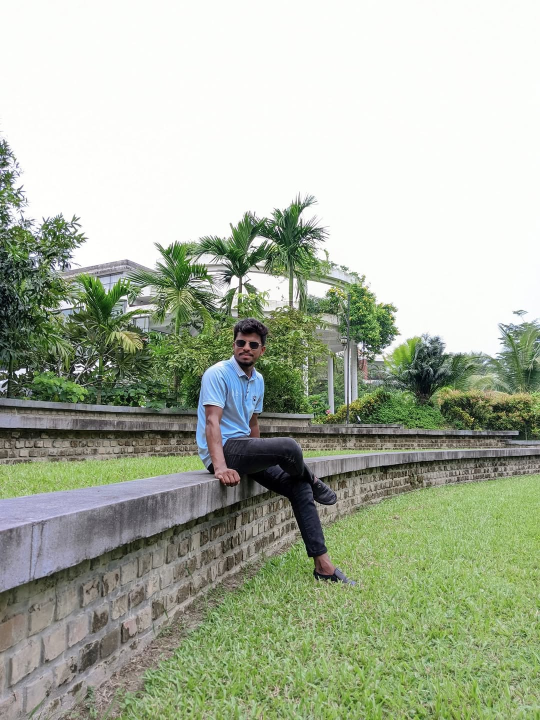
#> input picture 010-Dominant Color Extraction/myPick.jpg, 1080 x 1440 px (shown at 1/2 size)
$ jupyter execute 'Dominant Color Extraction.ipynb'
#> lines starting #> are read from the running program, lines starting #| are printed output that depends on the picture
<h1 style='color:green'>Dominant Color Extraction</h1>

[cell 1]
import numpy as np
import cv2
import matplotlib.pyplot as plt
from sklearn.cluster import KMeans

[cell 2]
img = cv2.imread('myPick.jpg')
#> img is the input picture: shape (1440, 1080, 3); mean B, G, R 159.3, 178.6, 169.9
img = cv2.cvtColor(img, cv2.COLOR_BGR2RGB)
#img = cv2.resize(img, (270,360))
print(img.shape)
#| (1440, 1080, 3)

[cell 3]
plt.imshow(img)
plt.show()

[cell 4]
X = img.reshape((-1,3))
print(X.shape)
#| (1555200, 3)

[cell 5]
k = 10
model = KMeans(n_clusters=k)
model.fit(X)

[cell 6]
centroids = model.cluster_centers_

[cell 7]
print(centroids)

[cell 8]
colors = np.array(centroids, dtype='uint8')

[cell 9]
print(colors)

[cell 10]
# Color Patch
i = 1
for color in colors:
    plt.subplot(1,k,i)
    plt.axis('off')
    i+=1
    mat = np.zeros((100,100,3), dtype='uint8')
    mat[:,:,:] = color
    plt.imshow(mat)
plt.show()
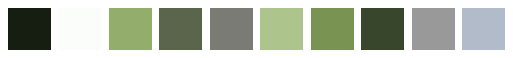
#> figure drawn by matplotlib, 10 panels

[cell 11]
np.unique(model.labels_)

[cell 12]
model.labels_.shape

[cell 13]
newImg = np.zeros((X.shape),dtype='uint8')
print(newImg.shape)
#| (1555200, 3)
m = newImg.shape[0]
#> m = 1555200

[cell 14]
for i in range(m):
    newImg[i] = colors[model.labels_[i]]

[cell 15]
newImg = newImg.reshape(img.shape)

[cell 16]
print(newImg.shape)
#| (1440, 1080, 3)

[cell 17]
plt.imshow(newImg)
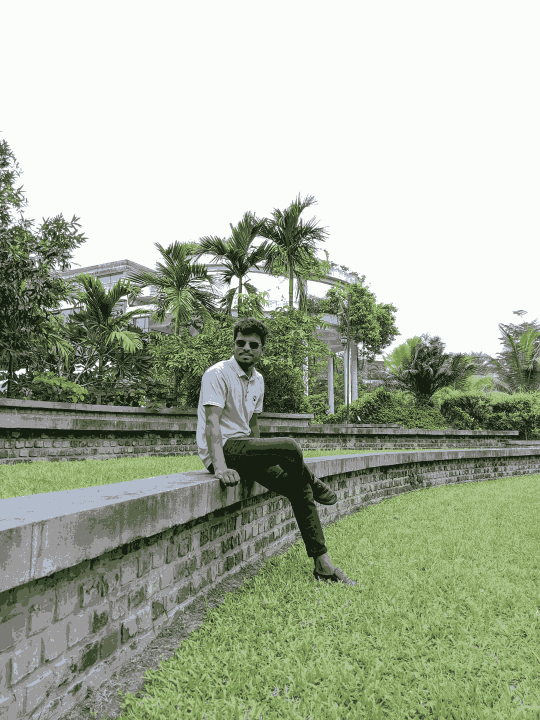
#> shown: shape (1440, 1080, 3) (shown at 1/2 size); mean R, G, B 169.2, 178.1, 158.7
